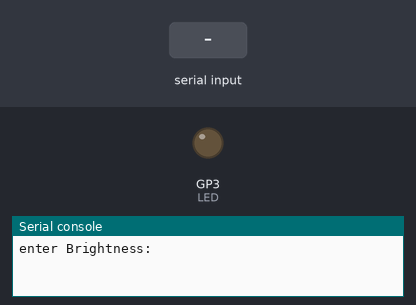
Recording of a program running on a simulated Raspberry Pi Pico running MicroPython. Shown: output pins drawn as LEDs (lit = HIGH), the last lines printed to the serial console. The inputs (shaded band) are chosen by the test bench.

Above: at 1.2 s.
1.3 s: "5" typed at the serial console, then Enter
At 2.4 s:
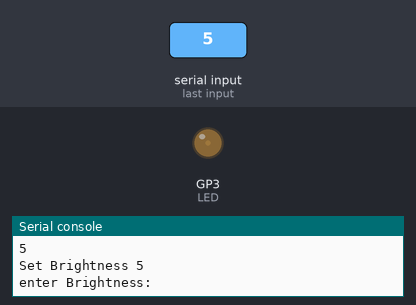
2.8 s: "90" typed at the serial console, then Enter
At 3.5 s:
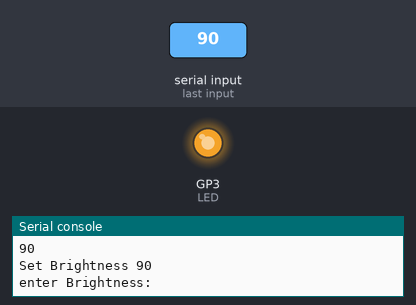
Timing chart, 0 to 5.8 s (numbered marks = the images above; inputs shaded):
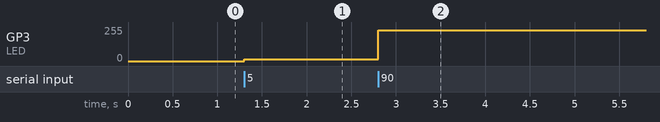

Measured:
- after the input at 1.3 s, GP3 (LED): 0/255 → 13/255 at once
- after the input at 2.8 s, GP3 (LED): 13/255 → 230/255 at once

The program:

easy_PWMcode_light_a_LED.py
```python
from machine import Pin,PWM
import utime

LED = PWM(Pin(3))

LED.freq(1000)
LED.duty_u16(0)

while True:
    LED_duty = int(input('enter Brightness:'))
    assert LED_duty <= 100 and LED_duty >= 0 ,'Brightness range  [0,100]'
    LED.duty_u16(int(LED_duty * 655.36))
    print('Set Brightness {}'.format(LED_duty))
```
